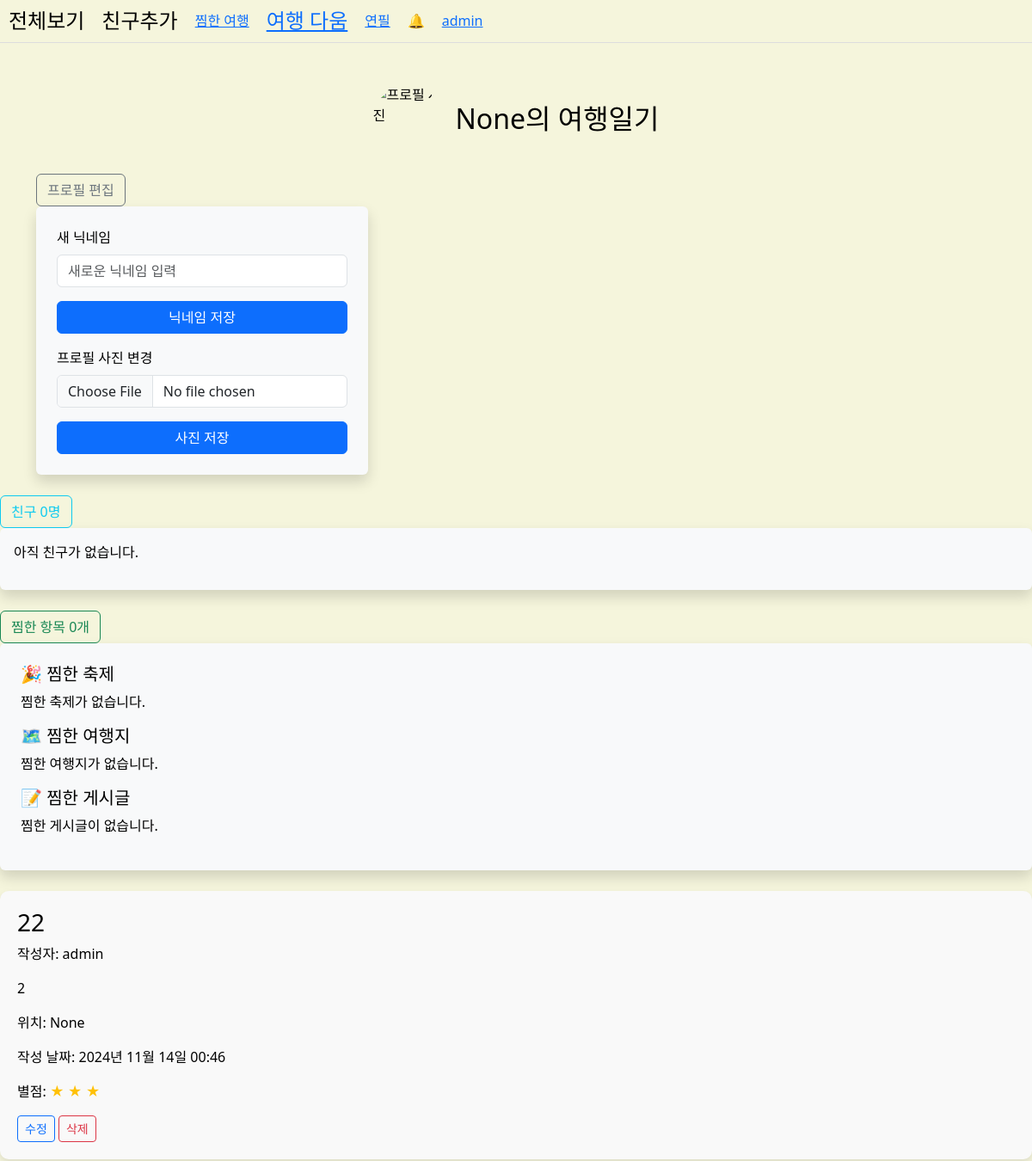
Page /profiles/ (signed in, upper part) on the earlier database version.
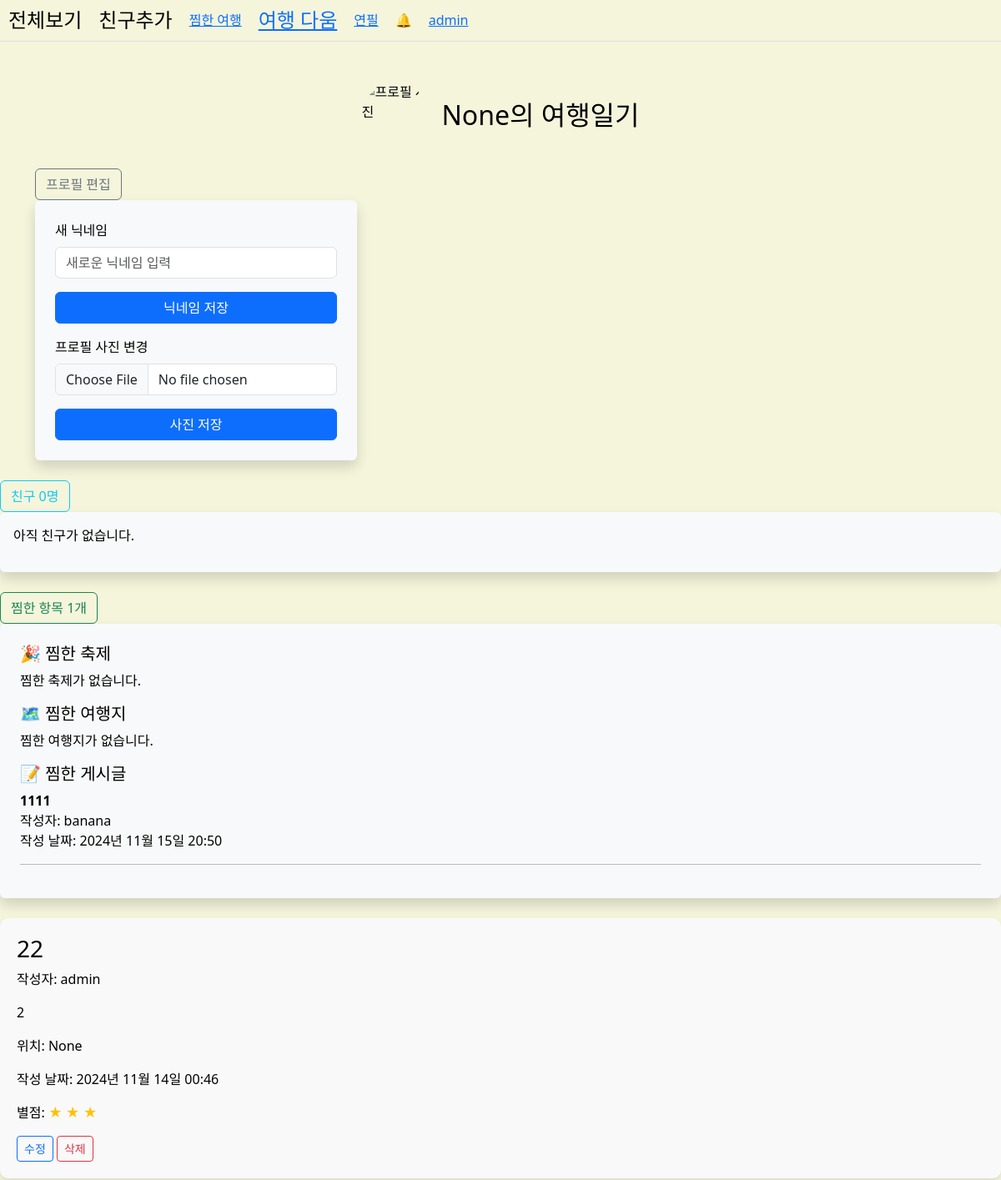
Same page on the later database version.
### apps/posts/models.py (models this page shows, shortened)
class Post(models.Model):
    title = models.CharField(max_length=100, verbose_name="제목")
    content = models.TextField(verbose_name="내용")
    location = models.CharField(max_length=100, verbose_name="위치", blank=True, null=True)
    rating = models.IntegerField(default=3, verbose_name="별점")  # 별점 필드
    tags = models.ManyToManyField(Tag, blank=True, related_name='posts', verbose_name="태그")
    image = models.ImageField(upload_to='images/', blank=True, null=True)
    created_at = models.DateTimeField(auto_now_add=True)
    updated_at = models.DateTimeField(auto_now=True)
    author = models.ForeignKey(settings.AUTH_USER_MODEL, on_delete=models.CASCADE)

class Bookmark(models.Model):
    user = models.ForeignKey(
        settings.AUTH_USER_MODEL,
        on_delete=models.CASCADE,
        related_name='post_bookmarks'
    )
    post = models.ForeignKey(Post, on_delete=models.CASCADE)
    created_at = models.DateTimeField(auto_now_add=True)
    class Meta:
        unique_together = ('user', 'post')

### apps/accounts/models.py (models this page shows, shortened)
class User(AbstractUser):
    name = models.CharField(max_length=10, null=True, blank=True)
    nickname = models.CharField(max_length=20, null=True, blank=True)
    user_id = models.CharField(max_length=20, unique=True, null=True, blank=True)  # 사용자 고유 아이디 필드 추가

### apps/profiles/views.py (the view)
# urls.py: path('', views.profile, name='profile_main'),
@login_required
def profile(request):
    user = request.user
    posts = Post.objects.filter(author=user).order_by('-created_at')
    friends_ids_from = FriendRequest.objects.filter(from_user=user, is_accepted=True).values_list('to_user', flat=True)
    friends_ids_to = FriendRequest.objects.filter(to_user=user, is_accepted=True).values_list('from_user', flat=True)
    friends_ids = set(friends_ids_from).union(set(friends_ids_to))
    friends = User.objects.filter(id__in=friends_ids)
    festival_bookmarks = FestivalBookmark.objects.filter(user=user)
    travel_bookmarks = TravelBookmark.objects.filter(user=user)
    post_bookmarks = Bookmark.objects.filter(user=user)
    return render(request, 'profiles/profile_main.html', {
        'user': user,
        'posts': posts,
        'friends': friends,
        'friends_count': len(friends),
        'nickname': user.first_name if user.first_name else user.username,
        'festival_bookmarks': festival_bookmarks,
        'travel_bookmarks': travel_bookmarks,
        'post_bookmarks': post_bookmarks,
    })

### templates/profiles/profile_main.html (shortened to what the changed rows need)
{% extends 'base.html' %}
{% load static %}
{% block content %}
<div class="container mt-5">
    <div class="profile-header d-flex align-items-center justify-content-between">
        <div class="d-flex align-items-center">
            <h2 class="mb-0">{{ user.nickname }}의 여행일기</h2>
        </div>
    </div>
</div>
    <div class="wishlist-dropdown mt-4 position-relative">
        <button class="btn btn-outline-success">
            찜한 항목 {{ festival_bookmarks.count|add:travel_bookmarks.count|add:post_bookmarks.count }}개
        </button>
        <div class="wishlist-list shadow p-4 bg-light rounded">
            <h5>🎉 찜한 축제</h5>
            {% if festival_bookmarks %}
                <ul class="list-unstyled mb-4">
                    {% for bookmark in festival_bookmarks %}
                        <li>
                            <strong>{{ bookmark.festival.name }}</strong><br>
                            위치: {{ bookmark.festival.location }}<br>
                            기간: {{ bookmark.festival.start_date }} ~ {{ bookmark.festival.end_date }}
                        </li>
                        <hr>
                    {% endfor %}
                </ul>
            {% else %}
                <p>찜한 축제가 없습니다.</p>
            {% endif %}
            <h5>🗺️ 찜한 여행지</h5>
            {% if travel_bookmarks %}
                <ul class="list-unstyled mb-4">
                    {% for bookmark in travel_bookmarks %}
                        <li>
                            <strong>{{ bookmark.destination.name }}</strong><br>
                            위치: {{ bookmark.destination.location }}<br>
                            설명: {{ bookmark.destination.description|truncatewords:10 }}
                        </li>
                        <hr>
                    {% endfor %}
                </ul>
            {% else %}
                <p>찜한 여행지가 없습니다.</p>
            {% endif %}
            <h5>📝 찜한 게시글</h5>
            {% if post_bookmarks %}
                <ul class="list-unstyled">
                    {% for bookmark in post_bookmarks %}
                        <li>
                            <strong>{{ bookmark.post.title }}</strong><br>
                            작성자: {{ bookmark.post.author.username }}<br>
                            작성 날짜: {{ bookmark.post.created_at|date:"Y년 m월 d일 H:i" }}
                        </li>
                        <hr>
                    {% endfor %}
                </ul>
            {% else %}
                <p>찜한 게시글이 없습니다.</p>
            {% endif %}
        </div>
    </div>
    <div class="post-list mt-4">
        {% if posts %}
            {% for post in posts %}
                <div class="post-card mb-4">
                    <h3>{{ post.title }}</h3>
                    <p>작성자:
                        {% if post.author.first_name %}
                            {{ post.author.first_name }}
                        {% else %}
                            {{ post.author.username }}
                        {% endif %}
                    </p>
                    <p>{{ post.content|truncatewords:20 }}</p>
                    <p>위치: {{ post.location }}</p>
                    <p>작성 날짜: {{ post.created_at|date:"Y년 m월 d일 H:i" }}</p>
                    <p>별점:
                        {% for i in "123" %}
                            <span class="{% if i <= post.rating|stringformat:"i" %}text-warning{% else %}text-muted{% endif %}">★</span>
                        {% endfor %}
                    </p>
                    {% if post.author == user %}
                        <div class="mt-3">
                            <a href="{% url 'posts:post_update' post.pk %}" class="btn btn-sm btn-outline-primary">수정</a>
                            <form method="post" action="{% url 'posts:post_delete' post.pk %}" style="display:inline;">
                                <button type="submit" class="btn btn-sm btn-outline-danger" onclick="return confirm('정말 삭제하시겠습니까?')">삭제</button>
                            </form>
                        </div>
                    {% endif %}
                </div>
            {% endfor %}
        {% else %}
            <p>아직 작성된 게시글이 없습니다.</p>
        {% endif %}
    </div>
{% endblock content %}

Differences in the rows shown:
added Bookmark: post "1111", post.author.username "banana", post.created_at "2024년 11월 15일 20:50"
Other differences:
text no longer shown: "0 찜한 게시글이 없습니다."
text now shown: "1"
